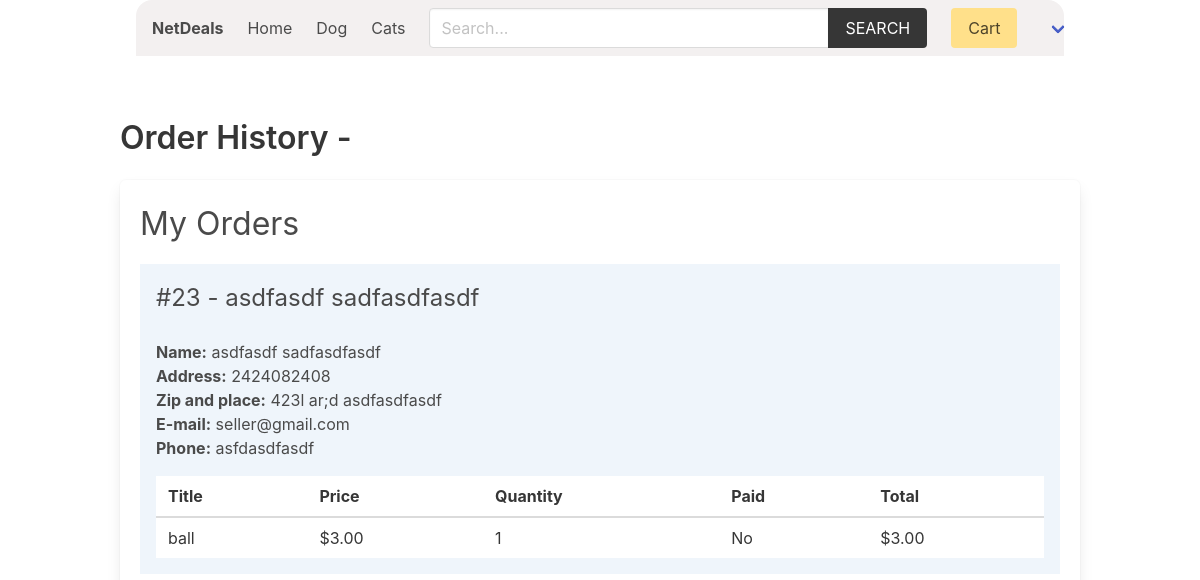
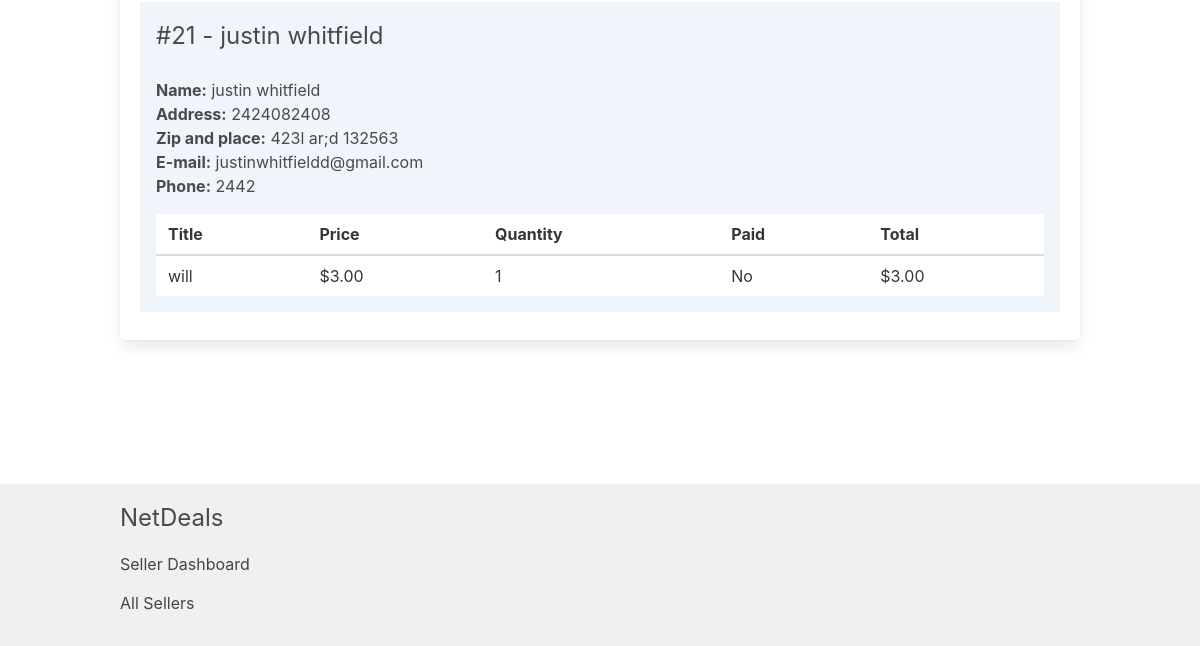
The page /seller/order-history/ (signed in) on the database as committed earlier (2 pictures, top to bottom).
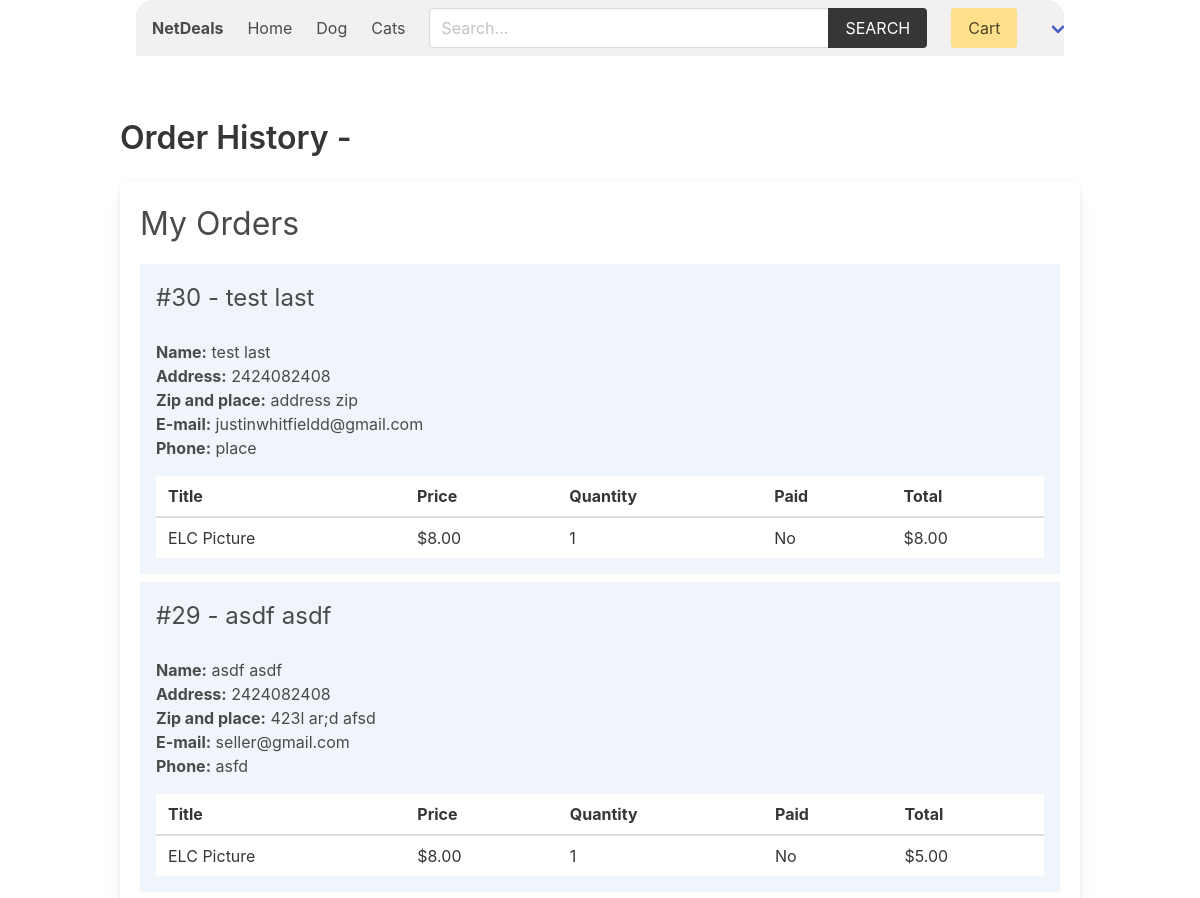
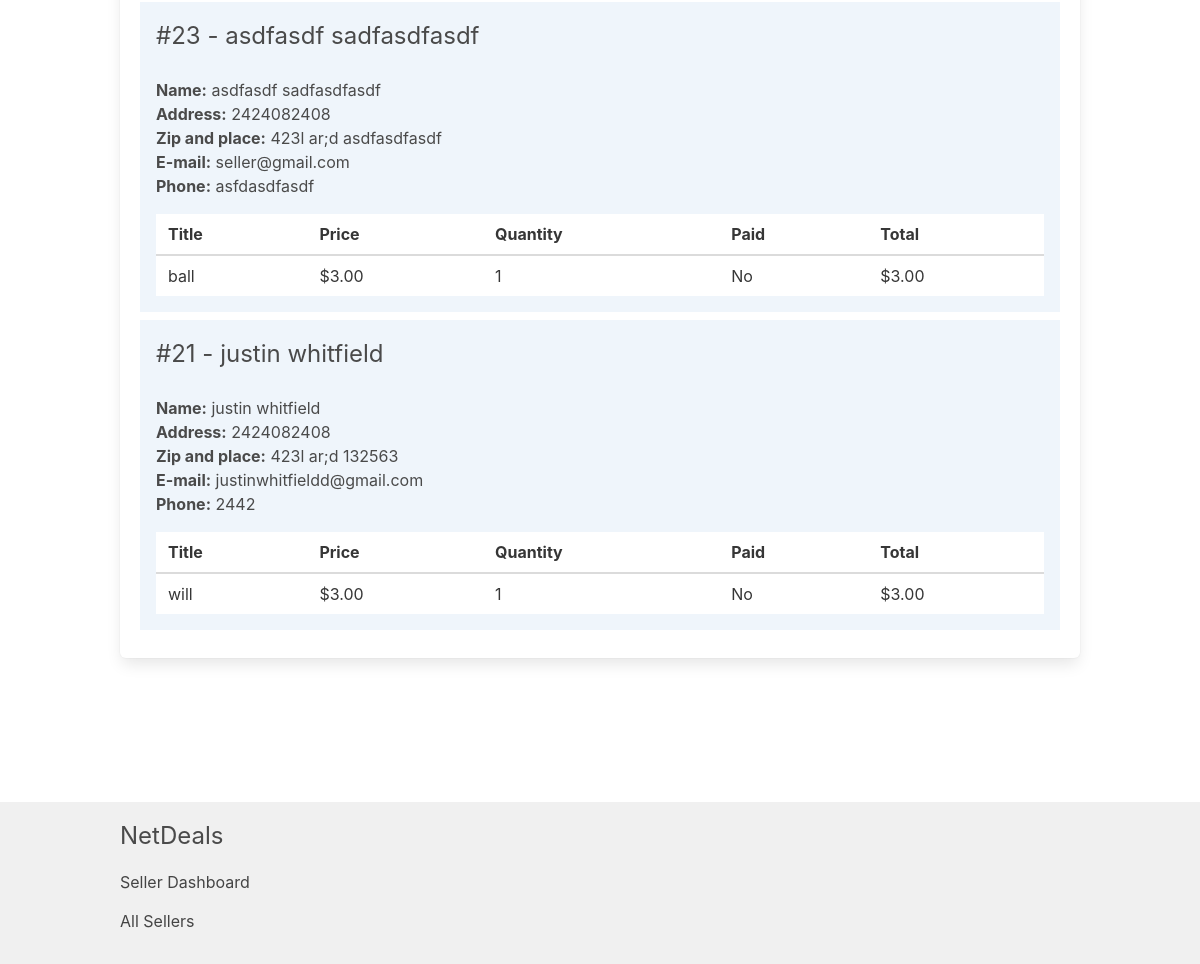
The same page on the database as committed later (2 pictures, top to bottom).
### product/models.py (models this page shows, shortened)
class Category(models.Model):
    title = models.CharField(max_length=50)
    slug = models.SlugField(max_length=55)
    ordering = models.IntegerField(default=0)
    class Meta:
        ordering = ['ordering']

class Product(models.Model):
    quantity = models.PositiveIntegerField(default=0)
    category = models.ForeignKey(Category, related_name='products', on_delete=models.CASCADE)
    seller = models.ForeignKey(SellerProfile, related_name="products", on_delete=models.CASCADE)
    title = models.CharField(max_length=50)
    slug = models.SlugField(max_length=55)
    description = models.TextField(blank=True, null=True)
    price = models.DecimalField(max_digits=6, decimal_places=2)
    added_date = models.DateTimeField(auto_now_add=True)
    image = models.ImageField(upload_to='uploads/', blank=True, null=True)
    thumbnail = models.ImageField(upload_to='uploads/', blank=True, null=True) # Change uploads to thumbnails
    class Meta:
        ordering = ['-added_date']

### order/models.py (models this page shows, shortened)
class Order(models.Model):
    first_name = models.CharField(max_length=100)
    last_name = models.CharField(max_length=100)
    email = models.CharField(max_length=100)
    address = models.CharField(max_length=100)
    zipcode = models.CharField(max_length=100)
    place = models.CharField(max_length=100)
    phone = models.CharField(max_length=100)
    created_at = models.DateTimeField(auto_now_add=True)
    paid_amount = models.DecimalField(max_digits=8, decimal_places=2)
    sellers = models.ManyToManyField(SellerProfile, related_name="orders")
    buyer = models.ForeignKey(BuyerProfile, null=True, blank=True, on_delete=models.SET_NULL, related_name='buyer_orders')
    seller = models.ForeignKey(SellerProfile, null=True, blank=True, on_delete=models.SET_NULL, related_name='seller_orders')
    class Meta:
        ordering = ['-created_at']

class OrderItem(models.Model):
    order = models.ForeignKey(Order, related_name="items", on_delete=models.CASCADE)
    product = models.ForeignKey(Product, related_name="items", on_delete=models.CASCADE)
    seller = models.ForeignKey(SellerProfile, related_name="items", on_delete=models.CASCADE)
    seller_paid = models.BooleanField(default=False)
    price = models.DecimalField(max_digits=8, decimal_places=2)
    quantity = models.IntegerField(default=1)
    def get_total_price(self):
        return self.price * self.quantity

### seller/views.py (the view)
# urls.py: path('order-history/', views.order_history, name="order-history"),
@login_required
def order_history(request):
    seller = request.user.sellerprofile
    orders = Order.objects.filter(seller=seller).prefetch_related('items')
    for order in orders:
        order.filtered_items = order.items.all()
    return render(request, 'seller/order_history.html', {'seller': seller, 'orders': orders})

### cart/cart.py (called while the page is built)
    def __len__(self):
        return sum(item['quantity'] for item in self.cart.values())

### cart/context_processors.py (called while the page is built)
def cart(request):
    return {'cart': Cart(request)}

### product/context_processors.py (called while the page is built)
def menu_categories(request):
    categories = Category.objects.all()
    return {'categories': categories}

### templates/seller/order_history.html (shortened to what this page needs)
{% extends 'core/base.html' %}
{% block content %}
    <h1 class="title">Order History - </h1>
    <div class="box">
        <h2 class="is-size-3 mb-4">My Orders</h2>
        {% if orders %}
            {% for order in orders %}
                <div class="{% if order.fully_paid %}has-background-success-light{% else %}has-background-info-light{% endif %} mb-2 p-4">
                    <div class="columns is-multiline">
                        <div class="column is-6">
                            <h3 class="is-size-4">#{{ order.id }} - {{ order.first_name }} {{ order.last_name }}</h3>
                        </div>
                        <div class="column is-12">
                            <b>Name:</b> {{ order.first_name }} {{ order.last_name }}<br>
                            <b>Address:</b> {{ order.address }}<br>
                            <b>Zip and place:</b> {{ order.zipcode }} {{ order.place }}<br>
                            <b>E-mail:</b> {{ order.email }}<br>
                            <b>Phone:</b> {{ order.phone }}
                            <table class="table is-fullwidth mt-4">
                                <thead>
                                    <tr>
                                        <th>Title</th>
                                        <th>Price</th>
                                        <th>Quantity</th>
                                        <th>Paid</th>
                                        <th>Total</th>
                                    </tr>
                                </thead>
                                <tbody>
                                    {% for item in order.filtered_items %}
                                    <tr>
                                        <td>{{ item.product.title }}</td>
                                        <td>${{ item.product.price }}</td>
                                        <td>{{ item.quantity }}</td>
                                        <td>{{ item.seller_paid|yesno:"Yes,No" }}</td>
                                        <td>${{ item.get_total_price }}</td>
                                    </tr>
                                {% endfor %}
                                </tbody>
                            </table>
                        </div>
                    </div>
                </div>
            {% endfor %}
        {% endif %}
    </div>
{% endblock content %}

### templates/core/base.html (shortened to what this page needs)
{% load static %}
{% load product_filters %}
<!DOCTYPE html>
<html lang="en">
<head>
    <link rel="stylesheet" href="https://cdn.jsdelivr.net/npm/bulma@0.9.2/css/bulma.min.css">
    <link rel="stylesheet" href="{% static 'css/main.css' %}">
</head>
<body>
    <div class="container px-4">
        <nav class="navbar px-4" role="navigation" aria-label="main navigation">
            <div class="navbar-brand">
                <a class="navbar-item" href="{% url 'core:home' %}">
                    <h1><strong>NetDeals</strong></h1>
                </a>
            </div>
            <div id="navbarBasicExample" class="navbar-menu">
                <div class="navbar-start">
                <a class="navbar-item" href="{% url 'core:home' %}">
                    Home
                </a>
                {% for category in categories %}
                    <a class="navbar-item" href="{% url 'product:category' category.slug %}">
                        {{category.title}}
                    </a>
                {% endfor %}
                </div>
                <div class="navbar-start">
                    <div class="navbar-item">
                        <form method="get" action="{% url 'product:search' %}">
                            <div class="field has-addons">
                                <div class="control">
                                    <input type="search" name="query" id="" class="input" placeholder="Search...">
                                </div>
                                <div class="control">
                                    <button class="button is-dark is-uppercase">Search</button>
                                </div>
                            </div>
                        </form>
                    </div>
                </div>
                <div class="navbar-end">
                <div class="navbar-item">
                    <a href="{% url 'cart:cart' %}" class="button is-warning">Cart {% if cart %}({{cart|length}}){% endif %}</a>
                </div>
                {% if user.role == 'seller' %}
                <div class="navbar-item has-dropdown is-hoverable">
                    <a class="navbar-link is-capitalized">
                    </a>
                </div>
                {% endif %}
                </div>
            </div>
            </nav>
    </div>
    <section class="section">
        <div class="container">
            {% block content %}{% endblock content %}
        </div>
    </section>
    <div class="main-content-wrapper">
        <section class="section">
        </section>
    </div>
    <footer class="footer">
        <div class="container">
            <h3 class="is-size-4 mb-4">NetDeals</h3>
            {% if user.role == 'seller' %}
                <a href="{% url 'seller:seller-dashboard' %}">Seller Dashboard</a>
            {% endif %}
            <br>
            <a href="{% url 'seller:sellers' %}">All Sellers</a>
        </div>
    </footer>
</body>
</html>

Rows that differ between the two databases and show on the page:
added Order: id "30", first_name "test", last_name "last", address "2424082408", zipcode "address", place "zip", email "justinwhitfieldd@gmail.com", phone "place"
added OrderItem: product "ELC Picture", product.price "8.00", quantity "1", seller_paid "No", get_total_price "8.00", shown under "30"
added Order: id "29", first_name "asdf", last_name "asdf", address "2424082408", zipcode "423l ar;d", place "afsd", email "seller@gmail.com", phone "asfd"
added OrderItem: product "ELC Picture", product.price "8.00", quantity "1", seller_paid "No", get_total_price "5.00", shown under "29"
